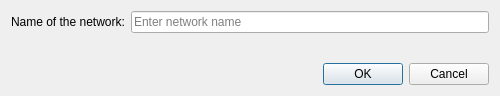
<?xml version="1.0" encoding="UTF-8"?>
<ui version="4.0">
 <class>RenameNetworkDialog</class>
 <widget class="QDialog" name="RenameNetworkDialog">
  <property name="windowModality">
   <enum>Qt::WindowModal</enum>
  </property>
  <property name="geometry">
   <rect>
    <x>0</x>
    <y>0</y>
    <width>500</width>
    <height>96</height>
   </rect>
  </property>
  <property name="minimumSize">
   <size>
    <width>500</width>
    <height>0</height>
   </size>
  </property>
  <property name="windowTitle">
   <string>Rename Network</string>
  </property>
  <layout class="QVBoxLayout" name="verticalLayout">
   <item>
    <layout class="QFormLayout" name="formLayout">
     <item row="0" column="0">
      <widget class="QLabel" name="labelName">
       <property name="text">
        <string>Name of the network:</string>
       </property>
       <property name="buddy">
        <cstring>editName</cstring>
       </property>
      </widget>
     </item>
     <item row="0" column="1">
      <widget class="QLineEdit" name="editName">
       <property name="maxLength">
        <number>50</number>
       </property>
       <property name="placeholderText">
        <string>Enter network name</string>
       </property>
       <property name="clearButtonEnabled">
        <bool>true</bool>
       </property>
      </widget>
     </item>
    </layout>
   </item>
   <item>
    <widget class="QDialogButtonBox" name="buttonBox">
     <property name="orientation">
      <enum>Qt::Horizontal</enum>
     </property>
     <property name="standardButtons">
      <set>QDialogButtonBox::Cancel|QDialogButtonBox::Ok</set>
     </property>
    </widget>
   </item>
  </layout>
 </widget>
 <resources/>
 <connections>
  <connection>
   <sender>buttonBox</sender>
   <signal>accepted()</signal>
   <receiver>RenameNetworkDialog</receiver>
   <slot>accept()</slot>
   <hints>
    <hint type="sourcelabel">
     <x>248</x>
     <y>254</y>
    </hint>
    <hint type="destinationlabel">
     <x>157</x>
     <y>274</y>
    </hint>
   </hints>
  </connection>
  <connection>
   <sender>buttonBox</sender>
   <signal>rejected()</signal>
   <receiver>RenameNetworkDialog</receiver>
   <slot>reject()</slot>
   <hints>
    <hint type="sourcelabel">
     <x>316</x>
     <y>260</y>
    </hint>
    <hint type="destinationlabel">
     <x>286</x>
     <y>274</y>
    </hint>
   </hints>
  </connection>
 </connections>
</ui>
